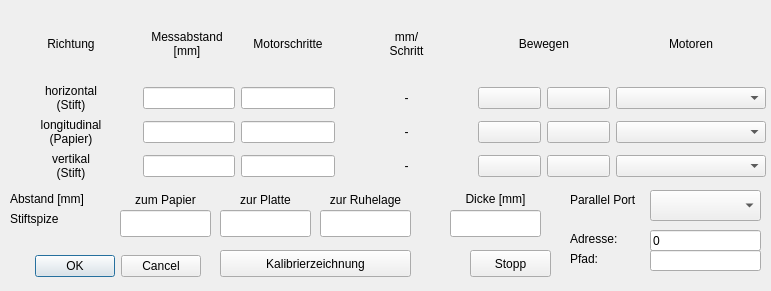
<?xml version="1.0" encoding="UTF-8"?>
<ui version="4.0">
 <class>CalibratePlotter</class>
 <widget class="QDialog" name="CalibratePlotter">
  <property name="geometry">
   <rect>
    <x>0</x>
    <y>0</y>
    <width>771</width>
    <height>291</height>
   </rect>
  </property>
  <property name="windowTitle">
   <string>Erweiterte Einstellungen</string>
  </property>
  <widget class="QDialogButtonBox" name="buttonBox">
   <property name="geometry">
    <rect>
     <x>10</x>
     <y>250</y>
     <width>191</width>
     <height>32</height>
    </rect>
   </property>
   <property name="orientation">
    <enum>Qt::Horizontal</enum>
   </property>
   <property name="standardButtons">
    <set>QDialogButtonBox::Cancel|QDialogButtonBox::Ok</set>
   </property>
  </widget>
  <widget class="QWidget" name="gridLayoutWidget">
   <property name="geometry">
    <rect>
     <x>5</x>
     <y>9</y>
     <width>761</width>
     <height>171</height>
    </rect>
   </property>
   <layout class="QGridLayout" name="gridLayout" columnstretch="0,0,0,0,0,0" columnminimumwidth="0,0,0,0,0,150">
    <item row="1" column="0">
     <widget class="QLabel" name="label_7">
      <property name="text">
       <string>horizontal
(Stift)</string>
      </property>
      <property name="alignment">
       <set>Qt::AlignCenter</set>
      </property>
     </widget>
    </item>
    <item row="0" column="1">
     <widget class="QLabel" name="label">
      <property name="maximumSize">
       <size>
        <width>88</width>
        <height>16777215</height>
       </size>
      </property>
      <property name="text">
       <string>Messabstand
[mm]</string>
      </property>
      <property name="alignment">
       <set>Qt::AlignCenter</set>
      </property>
     </widget>
    </item>
    <item row="2" column="0">
     <widget class="QLabel" name="label_8">
      <property name="text">
       <string>longitudinal
(Papier)</string>
      </property>
      <property name="alignment">
       <set>Qt::AlignCenter</set>
      </property>
     </widget>
    </item>
    <item row="0" column="4">
     <widget class="QLabel" name="label_5">
      <property name="maximumSize">
       <size>
        <width>132</width>
        <height>16777215</height>
       </size>
      </property>
      <property name="text">
       <string>Bewegen</string>
      </property>
      <property name="alignment">
       <set>Qt::AlignCenter</set>
      </property>
     </widget>
    </item>
    <item row="0" column="3">
     <widget class="QLabel" name="label_4">
      <property name="text">
       <string>mm/
Schritt</string>
      </property>
      <property name="alignment">
       <set>Qt::AlignCenter</set>
      </property>
     </widget>
    </item>
    <item row="0" column="0">
     <widget class="QLabel" name="label_2">
      <property name="text">
       <string>Richtung</string>
      </property>
      <property name="alignment">
       <set>Qt::AlignCenter</set>
      </property>
     </widget>
    </item>
    <item row="0" column="5">
     <widget class="QLabel" name="label_6">
      <property name="text">
       <string>Motoren</string>
      </property>
      <property name="alignment">
       <set>Qt::AlignCenter</set>
      </property>
     </widget>
    </item>
    <item row="0" column="2">
     <widget class="QLabel" name="label_3">
      <property name="maximumSize">
       <size>
        <width>94</width>
        <height>16777215</height>
       </size>
      </property>
      <property name="text">
       <string>Motorschritte</string>
      </property>
      <property name="alignment">
       <set>Qt::AlignCenter</set>
      </property>
     </widget>
    </item>
    <item row="3" column="0">
     <widget class="QLabel" name="label_9">
      <property name="text">
       <string>vertikal
(Stift)</string>
      </property>
      <property name="alignment">
       <set>Qt::AlignCenter</set>
      </property>
     </widget>
    </item>
    <item row="1" column="1">
     <widget class="QLineEdit" name="leCalibrationDistanceX">
      <property name="maximumSize">
       <size>
        <width>92</width>
        <height>16777215</height>
       </size>
      </property>
      <property name="toolTip">
       <string>Horizontaler Messabstand für die Anzahl der Motorschritte
Ein Negatives Vorzeichen spiegelt die Plotausgabe an der vertikalen Achse</string>
      </property>
     </widget>
    </item>
    <item row="1" column="2">
     <widget class="QLineEdit" name="leCalibrationStepsX">
      <property name="maximumSize">
       <size>
        <width>94</width>
        <height>16777215</height>
       </size>
      </property>
      <property name="toolTip">
       <string>Anzahl der Motorschritte horizontal</string>
      </property>
     </widget>
    </item>
    <item row="2" column="1">
     <widget class="QLineEdit" name="leCalibrationDistanceY">
      <property name="maximumSize">
       <size>
        <width>92</width>
        <height>16777215</height>
       </size>
      </property>
      <property name="toolTip">
       <string>Longitudinaler Messabstand für die Anzahl der Motorschritte
Ein Negatives Vorzeichen spiegelt die Plotausgabe an der horizontalen Achse</string>
      </property>
     </widget>
    </item>
    <item row="3" column="1">
     <widget class="QLineEdit" name="leCalibrationDistanceZ">
      <property name="maximumSize">
       <size>
        <width>92</width>
        <height>16777215</height>
       </size>
      </property>
      <property name="toolTip">
       <string>Vertikaler Messabstand für die Anzahl der Motorschritte</string>
      </property>
     </widget>
    </item>
    <item row="2" column="2">
     <widget class="QLineEdit" name="leCalibrationStepsY">
      <property name="maximumSize">
       <size>
        <width>94</width>
        <height>16777215</height>
       </size>
      </property>
      <property name="toolTip">
       <string>Anzahl der Motorschritte longitudinal</string>
      </property>
     </widget>
    </item>
    <item row="3" column="2">
     <widget class="QLineEdit" name="leCalibrationStepsZ">
      <property name="maximumSize">
       <size>
        <width>94</width>
        <height>16777215</height>
       </size>
      </property>
      <property name="toolTip">
       <string>Anzahl der Motorschritte vertikal</string>
      </property>
     </widget>
    </item>
    <item row="1" column="3">
     <widget class="QLabel" name="labelAccuracyX">
      <property name="toolTip">
       <string>Schrittweite in mm</string>
      </property>
      <property name="text">
       <string>-</string>
      </property>
      <property name="alignment">
       <set>Qt::AlignCenter</set>
      </property>
     </widget>
    </item>
    <item row="2" column="3">
     <widget class="QLabel" name="labelAccuracyY">
      <property name="toolTip">
       <string>Schrittweite in mm</string>
      </property>
      <property name="text">
       <string>-</string>
      </property>
      <property name="alignment">
       <set>Qt::AlignCenter</set>
      </property>
     </widget>
    </item>
    <item row="3" column="3">
     <widget class="QLabel" name="labelAccuracyZ">
      <property name="toolTip">
       <string>Schrittweite in mm</string>
      </property>
      <property name="text">
       <string>-</string>
      </property>
      <property name="alignment">
       <set>Qt::AlignCenter</set>
      </property>
     </widget>
    </item>
    <item row="1" column="4">
     <layout class="QHBoxLayout" name="horizontalLayout">
      <item>
       <widget class="QPushButton" name="moveLeft">
        <property name="maximumSize">
         <size>
          <width>85</width>
          <height>16777215</height>
         </size>
        </property>
        <property name="toolTip">
         <string>Fährt den Motor um die eingestellte Anzahl der Schritte nach links</string>
        </property>
        <property name="text">
         <string/>
        </property>
        <property name="icon">
         <iconset resource="resource.qrc">
          <normaloff>:/images/left.png</normaloff>:/images/left.png</iconset>
        </property>
       </widget>
      </item>
      <item>
       <widget class="QPushButton" name="moveRight">
        <property name="maximumSize">
         <size>
          <width>85</width>
          <height>16777215</height>
         </size>
        </property>
        <property name="toolTip">
         <string>Fährt den Motor um die eingestellte Anzahl der Schritte nach rechts</string>
        </property>
        <property name="text">
         <string/>
        </property>
        <property name="icon">
         <iconset resource="resource.qrc">
          <normaloff>:/images/right.png</normaloff>:/images/right.png</iconset>
        </property>
       </widget>
      </item>
     </layout>
    </item>
    <item row="2" column="4">
     <layout class="QHBoxLayout" name="horizontalLayout_2">
      <item>
       <widget class="QPushButton" name="moveBackward">
        <property name="toolTip">
         <string>Fährt den Motor um die eingestellte Anzahl der Schritte nach vorn</string>
        </property>
        <property name="text">
         <string/>
        </property>
        <property name="icon">
         <iconset resource="resource.qrc">
          <normaloff>:/images/backward.png</normaloff>:/images/backward.png</iconset>
        </property>
       </widget>
      </item>
      <item>
       <widget class="QPushButton" name="moveForward">
        <property name="toolTip">
         <string>Fährt den Motor um die eingestellte Anzahl der Schritte nach hinten</string>
        </property>
        <property name="text">
         <string/>
        </property>
        <property name="icon">
         <iconset resource="resource.qrc">
          <normaloff>:/images/forward.png</normaloff>:/images/forward.png</iconset>
        </property>
       </widget>
      </item>
     </layout>
    </item>
    <item row="3" column="4">
     <layout class="QHBoxLayout" name="horizontalLayout_3">
      <item>
       <widget class="QPushButton" name="moveUp">
        <property name="toolTip">
         <string>Fährt den Motor um die eingestellte Anzahl der Schritte nach oben</string>
        </property>
        <property name="text">
         <string/>
        </property>
        <property name="icon">
         <iconset resource="resource.qrc">
          <normaloff>:/images/up.png</normaloff>:/images/up.png</iconset>
        </property>
       </widget>
      </item>
      <item>
       <widget class="QPushButton" name="moveDown">
        <property name="toolTip">
         <string>Fährt den Motor um die eingestellte Anzahl der Schritte nach unten</string>
        </property>
        <property name="text">
         <string/>
        </property>
        <property name="icon">
         <iconset resource="resource.qrc">
          <normaloff>:/images/down.png</normaloff>:/images/down.png</iconset>
        </property>
       </widget>
      </item>
     </layout>
    </item>
    <item row="1" column="5">
     <widget class="QComboBox" name="comboMotorX">
      <property name="minimumSize">
       <size>
        <width>78</width>
        <height>0</height>
       </size>
      </property>
      <property name="toolTip">
       <string>Wählt die Motoransteuerung für diese Achse aus</string>
      </property>
     </widget>
    </item>
    <item row="2" column="5">
     <widget class="QComboBox" name="comboMotorY">
      <property name="toolTip">
       <string>Wählt die Motoransteuerung für diese Achse aus</string>
      </property>
     </widget>
    </item>
    <item row="3" column="5">
     <widget class="QComboBox" name="comboMotorZ">
      <property name="toolTip">
       <string>Wählt die Motoransteuerung für diese Achse aus</string>
      </property>
     </widget>
    </item>
   </layout>
  </widget>
  <widget class="QPushButton" name="StopMoving">
   <property name="geometry">
    <rect>
     <x>470</x>
     <y>250</y>
     <width>81</width>
     <height>27</height>
    </rect>
   </property>
   <property name="toolTip">
    <string>Stopt alle Motoren</string>
   </property>
   <property name="text">
    <string>Stopp</string>
   </property>
   <property name="icon">
    <iconset resource="resource.qrc">
     <normaloff>:/images/stop.png</normaloff>:/images/stop.png</iconset>
   </property>
  </widget>
  <widget class="QPushButton" name="DrawCalibrationRectangle">
   <property name="geometry">
    <rect>
     <x>220</x>
     <y>250</y>
     <width>191</width>
     <height>27</height>
    </rect>
   </property>
   <property name="toolTip">
    <string>Zeichnet ein Rechtek zur Kontrolle der Kalibrierung</string>
   </property>
   <property name="text">
    <string>Kalibrierzeichnung</string>
   </property>
  </widget>
  <widget class="QLabel" name="label_13">
   <property name="geometry">
    <rect>
     <x>10</x>
     <y>210</y>
     <width>71</width>
     <height>17</height>
    </rect>
   </property>
   <property name="text">
    <string>Stiftspize</string>
   </property>
  </widget>
  <widget class="QLineEdit" name="leOffsetToPaper">
   <property name="geometry">
    <rect>
     <x>120</x>
     <y>210</y>
     <width>91</width>
     <height>27</height>
    </rect>
   </property>
   <property name="toolTip">
    <string>Abstand vom Kalibriepunkt zur Auflage</string>
   </property>
  </widget>
  <widget class="QLineEdit" name="leOffsetToPlate">
   <property name="geometry">
    <rect>
     <x>220</x>
     <y>210</y>
     <width>91</width>
     <height>27</height>
    </rect>
   </property>
   <property name="toolTip">
    <string>Abstand vom Kalibriepunkt zur Platte</string>
   </property>
  </widget>
  <widget class="QLineEdit" name="leOffsetToMovingPos">
   <property name="geometry">
    <rect>
     <x>320</x>
     <y>210</y>
     <width>91</width>
     <height>27</height>
    </rect>
   </property>
   <property name="toolTip">
    <string>Abstand vom Kalibriepunkt zur Ruhelage</string>
   </property>
  </widget>
  <widget class="QLabel" name="label_14">
   <property name="geometry">
    <rect>
     <x>120</x>
     <y>190</y>
     <width>91</width>
     <height>20</height>
    </rect>
   </property>
   <property name="text">
    <string>zum Papier</string>
   </property>
   <property name="alignment">
    <set>Qt::AlignCenter</set>
   </property>
  </widget>
  <widget class="QLabel" name="label_15">
   <property name="geometry">
    <rect>
     <x>220</x>
     <y>190</y>
     <width>91</width>
     <height>20</height>
    </rect>
   </property>
   <property name="text">
    <string>zur Platte</string>
   </property>
   <property name="alignment">
    <set>Qt::AlignCenter</set>
   </property>
  </widget>
  <widget class="QLabel" name="label_16">
   <property name="geometry">
    <rect>
     <x>320</x>
     <y>190</y>
     <width>91</width>
     <height>20</height>
    </rect>
   </property>
   <property name="text">
    <string>zur Ruhelage</string>
   </property>
   <property name="alignment">
    <set>Qt::AlignCenter</set>
   </property>
  </widget>
  <widget class="QLabel" name="label_17">
   <property name="geometry">
    <rect>
     <x>10</x>
     <y>190</y>
     <width>101</width>
     <height>17</height>
    </rect>
   </property>
   <property name="text">
    <string>Abstand [mm]</string>
   </property>
  </widget>
  <widget class="QLabel" name="label_18">
   <property name="geometry">
    <rect>
     <x>450</x>
     <y>190</y>
     <width>91</width>
     <height>17</height>
    </rect>
   </property>
   <property name="text">
    <string>Dicke [mm]</string>
   </property>
   <property name="alignment">
    <set>Qt::AlignCenter</set>
   </property>
  </widget>
  <widget class="QLineEdit" name="lePenWidth">
   <property name="geometry">
    <rect>
     <x>450</x>
     <y>210</y>
     <width>91</width>
     <height>27</height>
    </rect>
   </property>
   <property name="toolTip">
    <string>Hier kann die Stiftdicke für Postskriptdateien angegeben werden</string>
   </property>
  </widget>
  <widget class="QLineEdit" name="lineEditPortAddress">
   <property name="geometry">
    <rect>
     <x>650</x>
     <y>230</y>
     <width>111</width>
     <height>21</height>
    </rect>
   </property>
   <property name="text">
    <string>0</string>
   </property>
  </widget>
  <widget class="QLabel" name="label_10">
   <property name="geometry">
    <rect>
     <x>570</x>
     <y>190</y>
     <width>81</width>
     <height>20</height>
    </rect>
   </property>
   <property name="text">
    <string>Parallel Port</string>
   </property>
  </widget>
  <widget class="QLabel" name="label_11">
   <property name="geometry">
    <rect>
     <x>570</x>
     <y>230</y>
     <width>57</width>
     <height>17</height>
    </rect>
   </property>
   <property name="text">
    <string>Adresse:</string>
   </property>
  </widget>
  <widget class="QComboBox" name="comboPorts">
   <property name="geometry">
    <rect>
     <x>650</x>
     <y>190</y>
     <width>111</width>
     <height>31</height>
    </rect>
   </property>
   <property name="minimumSize">
    <size>
     <width>78</width>
     <height>0</height>
    </size>
   </property>
   <property name="toolTip">
    <string>Wählt die Motoransteuerung für diese Achse aus</string>
   </property>
  </widget>
  <widget class="QLabel" name="label_12">
   <property name="geometry">
    <rect>
     <x>570</x>
     <y>250</y>
     <width>57</width>
     <height>17</height>
    </rect>
   </property>
   <property name="text">
    <string>Pfad:</string>
   </property>
  </widget>
  <widget class="QLineEdit" name="lineEditPortPath">
   <property name="geometry">
    <rect>
     <x>650</x>
     <y>250</y>
     <width>111</width>
     <height>21</height>
    </rect>
   </property>
   <property name="text">
    <string/>
   </property>
  </widget>
 </widget>
 <resources>
  <include location="resource.qrc"/>
 </resources>
 <connections>
  <connection>
   <sender>buttonBox</sender>
   <signal>accepted()</signal>
   <receiver>CalibratePlotter</receiver>
   <slot>accept()</slot>
   <hints>
    <hint type="sourcelabel">
     <x>248</x>
     <y>254</y>
    </hint>
    <hint type="destinationlabel">
     <x>157</x>
     <y>274</y>
    </hint>
   </hints>
  </connection>
  <connection>
   <sender>buttonBox</sender>
   <signal>rejected()</signal>
   <receiver>CalibratePlotter</receiver>
   <slot>reject()</slot>
   <hints>
    <hint type="sourcelabel">
     <x>316</x>
     <y>260</y>
    </hint>
    <hint type="destinationlabel">
     <x>286</x>
     <y>274</y>
    </hint>
   </hints>
  </connection>
 </connections>
</ui>
